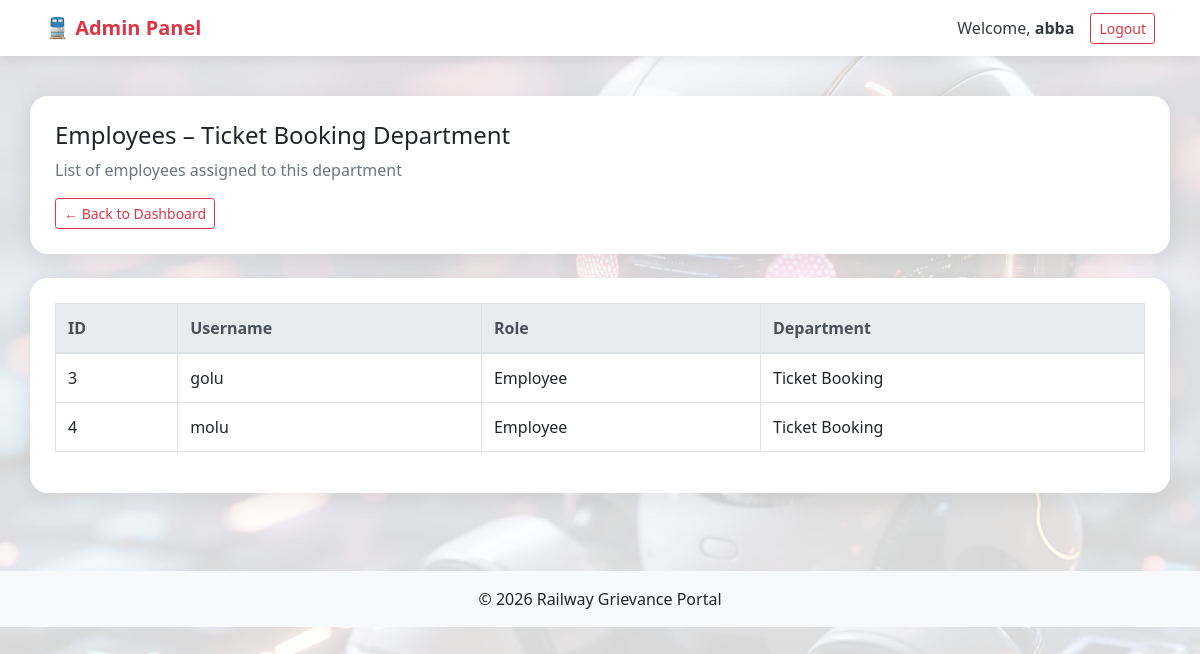
The page /admin/employees (signed in) on the database its author committed.
### models.py (models this page shows)
class User(db.Model, UserMixin):
    __tablename__ = 'user'
    id = db.Column(db.Integer, primary_key=True)
    username = db.Column(db.String(150), unique=True, nullable=False)
    password = db.Column(db.String(255), nullable=False)   # Increased size for hashed passwords
    role = db.Column(db.String(50), nullable=False)
    department = db.Column(db.String(100), nullable=True)
    complaints = relationship(
        'Complaint',
        back_populates='user',
        foreign_keys='Complaint.user_id',
        cascade="all, delete"
    )
    assigned_complaints = relationship(
        'Complaint',
        back_populates='assigned_employee',
        foreign_keys='Complaint.assigned_employee_id'
    )

### app.py (the view)
@app.route('/admin/employees')
@login_required
def view_employees():
    if current_user.role != 'Admin':
        flash("Access denied: Only admins can view this page.", 'danger')
        return redirect(url_for('home'))
    employees = User.query.filter_by(role='Employee', department=current_user.department).all()
    return render_template('view_employees.html', employees=employees, department=current_user.department)

### app.py (called while the page is built)
@login_manager.user_loader
def load_user(user_id):
    return User.query.get(int(user_id))

### templates/view_employees.html (shortened to what this page needs)
<!DOCTYPE html>
<html lang="en">
<head>
    <link rel="stylesheet"
          href="https://stackpath.bootstrapcdn.com/bootstrap/4.5.2/css/bootstrap.min.css">
    <link rel="stylesheet"
          href="{{ url_for('static', filename='styles/dashboard_theme.css') }}">
</head>
<body>
<nav class="navbar navbar-expand-lg fixed-top">
    <div class="container">
        <a class="navbar-brand font-weight-bold text-danger" href="#">
            🚆 Admin Panel
        </a>
        <ul class="navbar-nav ml-auto align-items-center">
            <li class="nav-item mr-3">
                <span class="text-dark">
                    Welcome, <strong>{{ current_user.username }}</strong>
                </span>
            </li>
            <li class="nav-item">
                <a href="{{ url_for('logout') }}"
                   class="btn btn-outline-danger btn-sm">
                    Logout
                </a>
            </li>
        </ul>
    </div>
</nav>
<div class="dashboard-container mt-5 pt-5">
    <div class="dashboard-card mb-4">
        <h4>Employees – {{ department }} Department</h4>
        <p class="text-muted">
            List of employees assigned to this department
        </p>
        <a href="{{ url_for('admin_dashboard', department=department) }}"
           class="btn btn-outline-danger btn-sm">
            ← Back to Dashboard
        </a>
    </div>
    <div class="dashboard-card">
        <div class="table-responsive">
            <table class="table table-bordered table-hover">
                <thead class="thead-light">
                    <tr>
                        <th>ID</th>
                        <th>Username</th>
                        <th>Role</th>
                        <th>Department</th>
                    </tr>
                </thead>
                <tbody>
                    {% for employee in employees %}
                    <tr>
                        <td>{{ employee.id }}</td>
                        <td>{{ employee.username }}</td>
                        <td>{{ employee.role }}</td>
                        <td>{{ employee.department }}</td>
                    </tr>
                    {% endfor %}
                </tbody>
            </table>
        </div>
    </div>
</div>
<footer class="text-center mt-5 p-3 bg-light">
    © 2026 Railway Grievance Portal
</footer>
</body>
</html>

### static/styles/dashboard_theme.css (style rules this page uses)
body { background: linear-gradient(to right, #eef2f7, #f8f9fc); font-family: "Segoe UI", sans-serif; }
.navbar { background: #ffffff !important; box-shadow: 0 3px 10px rgba(0,0,0,0.08); }
.dashboard-container { padding: 30px; }
.dashboard-card { background: #ffffff; border-radius: 18px; padding: 25px; box-shadow: 0 6px 25px rgba(0,0,0,0.08); }
body { background: linear-gradient(rgba(255,255,255,0.85), rgba(255,255,255,0.85)), url("../images/railway_bg.jpg") no-repeat center center fixed; background-size: cover; }

### rows shown on the page
User: username "abba", department "Ticket Booking"
User: id "3", username "golu", role "Employee", department "Ticket Booking"
User: id "4", username "molu", role "Employee", department "Ticket Booking"
